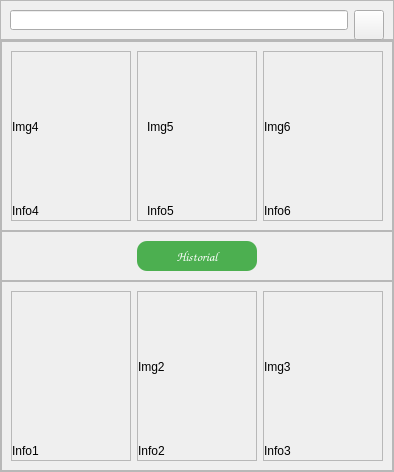
                   <widget class="QWidget" name="page_inicio">
                    <layout class="QVBoxLayout" name="verticalLayout_11">
                     <property name="spacing">
                      <number>0</number>
                     </property>
                     <property name="leftMargin">
                      <number>0</number>
                     </property>
                     <property name="topMargin">
                      <number>0</number>
                     </property>
                     <property name="rightMargin">
                      <number>0</number>
                     </property>
                     <property name="bottomMargin">
                      <number>0</number>
                     </property>
                     <item>
                      <widget class="QFrame" name="frame_5">
                       <property name="maximumSize">
                        <size>
                         <width>16777215</width>
                         <height>40</height>
                        </size>
                       </property>
                       <property name="frameShape">
                        <enum>QFrame::StyledPanel</enum>
                       </property>
                       <property name="frameShadow">
                        <enum>QFrame::Raised</enum>
                       </property>
                       <layout class="QHBoxLayout" name="horizontalLayout_12">
                        <item>
                         <widget class="QLineEdit" name="ln_buscar"/>
                        </item>
                        <item>
                         <widget class="QPushButton" name="btn_buscar">
                          <property name="minimumSize">
                           <size>
                            <width>30</width>
                            <height>30</height>
                           </size>
                          </property>
                          <property name="maximumSize">
                           <size>
                            <width>30</width>
                            <height>30</height>
                           </size>
                          </property>
                          <property name="text">
                           <string/>
                          </property>
                          <property name="icon">
                           <iconset>
                            <normaloff>image/buscar.png</normaloff>image/buscar.png</iconset>
                          </property>
                          <property name="iconSize">
                           <size>
                            <width>20</width>
                            <height>20</height>
                           </size>
                          </property>
                         </widget>
                        </item>
                       </layout>
                      </widget>
                     </item>
                     <item>
                      <widget class="QFrame" name="frame_6">
                       <property name="frameShape">
                        <enum>QFrame::StyledPanel</enum>
                       </property>
                       <property name="frameShadow">
                        <enum>QFrame::Raised</enum>
                       </property>
                       <layout class="QVBoxLayout" name="verticalLayout_12">
                        <property name="spacing">
                         <number>0</number>
                        </property>
                        <property name="leftMargin">
                         <number>0</number>
                        </property>
                        <property name="topMargin">
                         <number>0</number>
                        </property>
                        <property name="rightMargin">
                         <number>0</number>
                        </property>
                        <property name="bottomMargin">
                         <number>0</number>
                        </property>
                        <item>
                         <widget class="QFrame" name="frame_36">
                          <property name="frameShape">
                           <enum>QFrame::StyledPanel</enum>
                          </property>
                          <property name="frameShadow">
                           <enum>QFrame::Raised</enum>
                          </property>
                          <layout class="QHBoxLayout" name="horizontalLayout_13">
                           <item>
                            <widget class="QFrame" name="info4">
                             <property name="maximumSize">
                              <size>
                               <width>120</width>
                               <height>16777215</height>
                              </size>
                             </property>
                             <property name="frameShape">
                              <enum>QFrame::StyledPanel</enum>
                             </property>
                             <property name="frameShadow">
                              <enum>QFrame::Raised</enum>
                             </property>
                             <layout class="QVBoxLayout" name="verticalLayout_16">
                              <property name="spacing">
                               <number>0</number>
                              </property>
                              <property name="leftMargin">
                               <number>0</number>
                              </property>
                              <property name="topMargin">
                               <number>0</number>
                              </property>
                              <property name="rightMargin">
                               <number>0</number>
                              </property>
                              <property name="bottomMargin">
                               <number>0</number>
                              </property>
                              <item>
                               <widget class="QLabel" name="lbl_img4">
                                <property name="minimumSize">
                                 <size>
                                  <width>170</width>
                                  <height>150</height>
                                 </size>
                                </property>
                                <property name="text">
                                 <string>Img4</string>
                                </property>
                               </widget>
                              </item>
                              <item>
                               <widget class="QLabel" name="lbl_info4">
                                <property name="minimumSize">
                                 <size>
                                  <width>160</width>
                                  <height>18</height>
                                 </size>
                                </property>
                                <property name="maximumSize">
                                 <size>
                                  <width>118</width>
                                  <height>18</height>
                                 </size>
                                </property>
                                <property name="text">
                                 <string>Info4</string>
                                </property>
                               </widget>
                              </item>
                             </layout>
                            </widget>
                           </item>
                           <item>
                            <widget class="QFrame" name="info5">
                             <property name="maximumSize">
                              <size>
                               <width>120</width>
                               <height>16777215</height>
                              </size>
                             </property>
                             <property name="frameShape">
                              <enum>QFrame::StyledPanel</enum>
                             </property>
                             <property name="frameShadow">
                              <enum>QFrame::Raised</enum>
                             </property>
                             <layout class="QVBoxLayout" name="verticalLayout_17">
                              <property name="spacing">
                               <number>0</number>
                              </property>
                              <property name="topMargin">
                               <number>0</number>
                              </property>
                              <property name="rightMargin">
                               <number>0</number>
                              </property>
                              <property name="bottomMargin">
                               <number>0</number>
                              </property>
                              <item>
                               <widget class="QLabel" name="lbl_img5">
                                <property name="minimumSize">
                                 <size>
                                  <width>170</width>
                                  <height>150</height>
                                 </size>
                                </property>
                                <property name="text">
                                 <string>Img5</string>
                                </property>
                               </widget>
                              </item>
                              <item>
                               <widget class="QLabel" name="lbl_info5">
                                <property name="minimumSize">
                                 <size>
                                  <width>170</width>
                                  <height>18</height>
                                 </size>
                                </property>
                                <property name="maximumSize">
                                 <size>
                                  <width>118</width>
                                  <height>18</height>
                                 </size>
                                </property>
                                <property name="text">
                                 <string>Info5</string>
                                </property>
                               </widget>
                              </item>
                             </layout>
                            </widget>
                           </item>
                           <item>
                            <widget class="QFrame" name="info6">
                             <property name="maximumSize">
                              <size>
                               <width>120</width>
                               <height>16777215</height>
                              </size>
                             </property>
                             <property name="frameShape">
                              <enum>QFrame::StyledPanel</enum>
                             </property>
                             <property name="frameShadow">
                              <enum>QFrame::Raised</enum>
                             </property>
                             <layout class="QVBoxLayout" name="verticalLayout_18">
                              <property name="spacing">
                               <number>0</number>
                              </property>
                              <property name="leftMargin">
                               <number>0</number>
                              </property>
                              <property name="topMargin">
                               <number>0</number>
                              </property>
                              <property name="rightMargin">
                               <number>0</number>
                              </property>
                              <property name="bottomMargin">
                               <number>0</number>
                              </property>
                              <item>
                               <widget class="QLabel" name="lbl_img6">
                                <property name="minimumSize">
                                 <size>
                                  <width>170</width>
                                  <height>150</height>
                                 </size>
                                </property>
                                <property name="text">
                                 <string>Img6</string>
                                </property>
                               </widget>
                              </item>
                              <item>
                               <widget class="QLabel" name="lbl_info6">
                                <property name="minimumSize">
                                 <size>
                                  <width>170</width>
                                  <height>18</height>
                                 </size>
                                </property>
                                <property name="maximumSize">
                                 <size>
                                  <width>118</width>
                                  <height>18</height>
                                 </size>
                                </property>
                                <property name="text">
                                 <string>Info6</string>
                                </property>
                               </widget>
                              </item>
                             </layout>
                            </widget>
                           </item>
                          </layout>
                         </widget>
                        </item>
                        <item>
                         <widget class="QFrame" name="frame_9">
                          <property name="frameShape">
                           <enum>QFrame::StyledPanel</enum>
                          </property>
                          <property name="frameShadow">
                           <enum>QFrame::Raised</enum>
                          </property>
                          <layout class="QHBoxLayout" name="horizontalLayout_15">
                           <item>
                            <widget class="QPushButton" name="btn_historial">
                             <property name="maximumSize">
                              <size>
                               <width>120</width>
                               <height>30</height>
                              </size>
                             </property>
                             <property name="font">
                              <font>
                               <family>Comic Sans MS</family>
                               <pointsize>-1</pointsize>
                               <italic>false</italic>
                               <bold>true</bold>
                              </font>
                             </property>
                             <property name="styleSheet">
                              <string notr="true">QPushButton {
    background-color: #4CAF50; /* Color de fondo verde */
    color: #FFFFFF; /* Color del texto blanco */
    border-radius: 10px; /* Radio del borde redondeado */
	   font-size: 13px; /* Tamaño de la letra */
    padding: 10px 20px; /* Ajuste opcional del relleno */
font-family: Comic Sans MS;
}
QPushButton:pressed {
                background-color: #c0c0c0;
            }</string>
                             </property>
                             <property name="text">
                              <string>Historial</string>
                             </property>
                            </widget>
                           </item>
                          </layout>
                         </widget>
                        </item>
                        <item>
                         <widget class="QFrame" name="frame_7">
                          <property name="frameShape">
                           <enum>QFrame::StyledPanel</enum>
                          </property>
                          <property name="frameShadow">
                           <enum>QFrame::Raised</enum>
                          </property>
                          <layout class="QHBoxLayout" name="horizontalLayout_78">
                           <item>
                            <widget class="QFrame" name="info1">
                             <property name="maximumSize">
                              <size>
                               <width>120</width>
                               <height>16777215</height>
                              </size>
                             </property>
                             <property name="frameShape">
                              <enum>QFrame::StyledPanel</enum>
                             </property>
                             <property name="frameShadow">
                              <enum>QFrame::Raised</enum>
                             </property>
                             <layout class="QVBoxLayout" name="verticalLayout_13">
                              <property name="spacing">
                               <number>0</number>
                              </property>
                              <property name="leftMargin">
                               <number>0</number>
                              </property>
                              <property name="topMargin">
                               <number>0</number>
                              </property>
                              <property name="rightMargin">
                               <number>0</number>
                              </property>
                              <property name="bottomMargin">
                               <number>0</number>
                              </property>
                              <item>
                               <widget class="QLabel" name="lbl_img1">
                                <property name="minimumSize">
                                 <size>
                                  <width>170</width>
                                  <height>150</height>
                                 </size>
                                </property>
                                <property name="maximumSize">
                                 <size>
                                  <width>150</width>
                                  <height>150</height>
                                 </size>
                                </property>
                                <property name="text">
                                 <string/>
                                </property>
                                <property name="pixmap">
                                 <pixmap>hoja.png</pixmap>
                                </property>
                                <property name="scaledContents">
                                 <bool>true</bool>
                                </property>
                               </widget>
                              </item>
                              <item>
                               <widget class="QLabel" name="lbl_info1">
                                <property name="minimumSize">
                                 <size>
                                  <width>170</width>
                                  <height>18</height>
                                 </size>
                                </property>
                                <property name="maximumSize">
                                 <size>
                                  <width>118</width>
                                  <height>18</height>
                                 </size>
                                </property>
                                <property name="text">
                                 <string>&lt;html&gt;&lt;head/&gt;&lt;body&gt;&lt;p&gt;Info1&lt;/p&gt;&lt;/body&gt;&lt;/html&gt;</string>
                                </property>
                               </widget>
                              </item>
                             </layout>
                            </widget>
                           </item>
                           <item>
                            <widget class="QFrame" name="info2">
                             <property name="maximumSize">
                              <size>
                               <width>120</width>
                               <height>16777215</height>
                              </size>
                             </property>
                             <property name="frameShape">
                              <enum>QFrame::StyledPanel</enum>
                             </property>
                             <property name="frameShadow">
                              <enum>QFrame::Raised</enum>
                             </property>
                             <layout class="QVBoxLayout" name="verticalLayout_14">
                              <property name="spacing">
                               <number>0</number>
                              </property>
                              <property name="leftMargin">
                               <number>0</number>
                              </property>
                              <property name="topMargin">
                               <number>0</number>
                              </property>
                              <property name="rightMargin">
                               <number>0</number>
                              </property>
                              <property name="bottomMargin">
                               <number>0</number>
                              </property>
                              <item>
                               <widget class="QLabel" name="lbl_img2">
                                <property name="minimumSize">
                                 <size>
                                  <width>170</width>
                                  <height>150</height>
                                 </size>
                                </property>
                                <property name="text">
                                 <string>Img2</string>
                                </property>
                               </widget>
                              </item>
                              <item>
                               <widget class="QLabel" name="lbl_info2">
                                <property name="minimumSize">
                                 <size>
                                  <width>170</width>
                                  <height>18</height>
                                 </size>
                                </property>
                                <property name="maximumSize">
                                 <size>
                                  <width>118</width>
                                  <height>18</height>
                                 </size>
                                </property>
                                <property name="text">
                                 <string>Info2</string>
                                </property>
                               </widget>
                              </item>
                             </layout>
                            </widget>
                           </item>
                           <item>
                            <widget class="QFrame" name="info3">
                             <property name="maximumSize">
                              <size>
                               <width>120</width>
                               <height>16777215</height>
                              </size>
                             </property>
                             <property name="frameShape">
                              <enum>QFrame::StyledPanel</enum>
                             </property>
                             <property name="frameShadow">
                              <enum>QFrame::Raised</enum>
                             </property>
                             <layout class="QVBoxLayout" name="verticalLayout_15">
                              <property name="spacing">
                               <number>0</number>
                              </property>
                              <property name="leftMargin">
                               <number>0</number>
                              </property>
                              <property name="topMargin">
                               <number>0</number>
                              </property>
                              <property name="rightMargin">
                               <number>0</number>
                              </property>
                              <property name="bottomMargin">
                               <number>0</number>
                              </property>
                              <item>
                               <widget class="QLabel" name="lbl_img3">
                                <property name="minimumSize">
                                 <size>
                                  <width>170</width>
                                  <height>150</height>
                                 </size>
                                </property>
                                <property name="text">
                                 <string>Img3</string>
                                </property>
                               </widget>
                              </item>
                              <item>
                               <widget class="QLabel" name="lbl_info3">
                                <property name="minimumSize">
                                 <size>
                                  <width>170</width>
                                  <height>18</height>
                                 </size>
                                </property>
                                <property name="maximumSize">
                                 <size>
                                  <width>118</width>
                                  <height>18</height>
                                 </size>
                                </property>
                                <property name="text">
                                 <string>Info3</string>
                                </property>
                               </widget>
                              </item>
                             </layout>
                            </widget>
                           </item>
                          </layout>
                         </widget>
                        </item>
                       </layout>
                      </widget>
                     </item>
                    </layout>
                   </widget>
